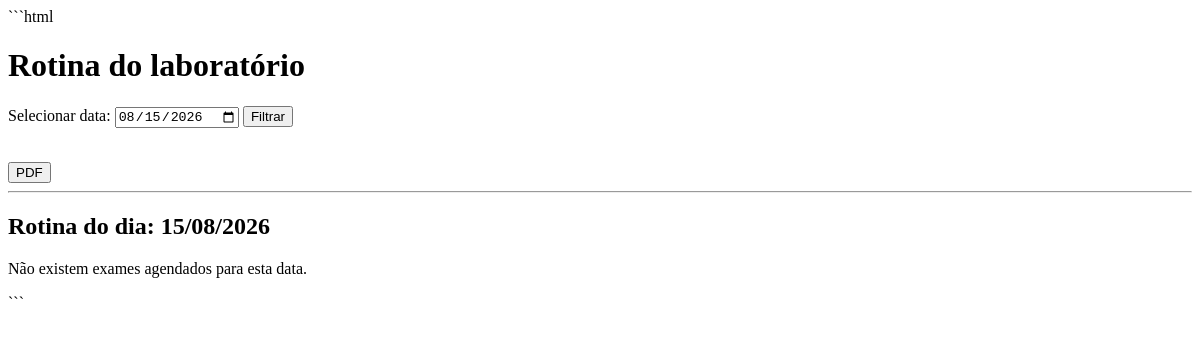
/rotina, run on an earlier commit of the app's database.
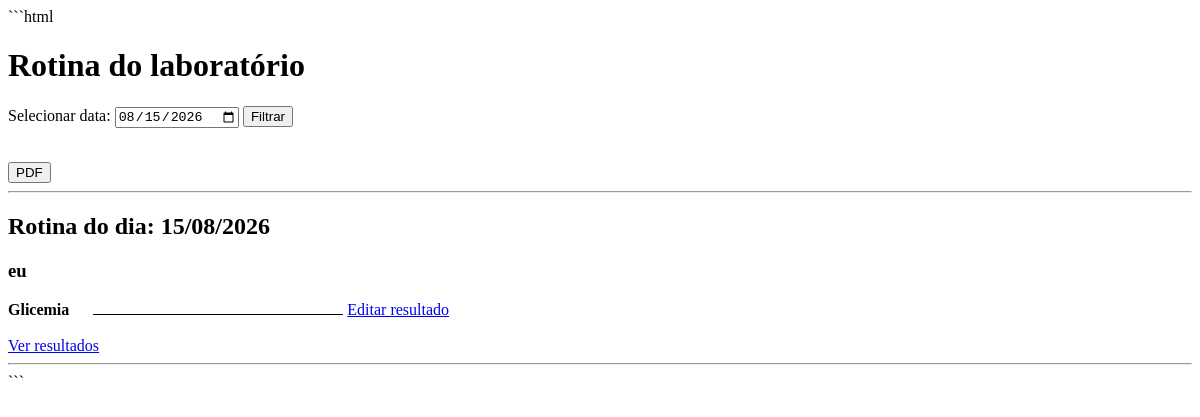
And on a later commit of the database.
### odisseu/models.py (models this page shows, shortened)
class Paciente(models.Model):
    nome = models.CharField(max_length=200)
    cpf = models.CharField(max_length=11)
    cns = models.CharField(max_length=14)
    data_nascimento = models.DateField()
    telefone = models.CharField(max_length=20)

class Agendamento(models.Model):
    EXAMES = [
        ('glicemia', 'Glicemia'),
        ('hemograma', 'Hemograma'),
    ]
    paciente = models.ForeignKey(
        Paciente,
        on_delete=models.CASCADE
    )
    exame = models.CharField(
        max_length=50,
        choices=EXAMES
    )
    data = models.DateField()

### odisseu/views.py (the view)
# urls.py: path('rotina', views.rotina, name='rotina'),
def rotina(request):
    data = request.GET.get('data')
    if data:
        agendamentos = Agendamento.objects.filter(data=data)
    else:
        data = date.today()
        agendamentos = Agendamento.objects.filter(data=data)
    return render(
        request,
        'rotina.html',
        {
            'agendamentos': agendamentos,
            'data': data,
        }
    )

### odisseu/templates/rotina.html (shortened to what this page needs)
<!DOCTYPE html>
<html lang="pt-br">
<head>
</head>
<body>
    <h1>Rotina do laboratório</h1>
    <form method="GET">
        <label for="data">
            Selecionar data:
        </label>
        <input
            type="date"
            id="data"
            name="data"
            value="{{ data|date:'Y-m-d' }}"
        >
        <button type="submit">
            Filtrar
        </button>
    </form>
    <br>
    <button
        type="button"
        onclick="window.print()"
    >
        PDF
    </button>
    <hr>
    <h2>
        Rotina do dia:
        {{ data|date:"d/m/Y" }}
    </h2>
    {% regroup agendamentos by paciente as pacientes %}
    {% for grupo in pacientes %}
        <div>
            <h3>
                {{ grupo.grouper.nome }}
            </h3>
            {% for agendamento in grupo.list %}
                <div>
                    <strong>
                        {{ agendamento.get_exame_display }}
                    </strong>
                    <span
                        style="
                            display: inline-block;
                            width: 250px;
                            border-bottom: 1px solid black;
                            margin-left: 20px;
                        "
                    ></span>
                    {% if agendamento.resultado %}
                        <a
                            href="{% url 'editar_resultado' agendamento.resultado.id %}"
                        >
                            Editar resultado
                        </a>
                    {% else %}
                        <a
                            href="{% url 'digitar_resultados' agendamento.id %}"
                        >
                            Digitar resultado
                        </a>
                    {% endif %}
                </div>
                <br>
            {% endfor %}
            <a
                href="{% url 'ver_resultados' grupo.grouper.id grupo.list.0.data|date:'Y-m-d' %}"
            >
                Ver resultados
            </a>
        </div>
        <hr>
    {% empty %}
        <p>
            Não existem exames agendados para esta data.
        </p>
    {% endfor %}
</body>
</html>

What changed in the data, as far as the page shows it:
added Paciente: grouper.nome "eu"
added Agendamento: exame "Glicemia", shows "Editar resultado"
Also different on the page:
text no longer shown: "Não existem exames agendados para esta data."
